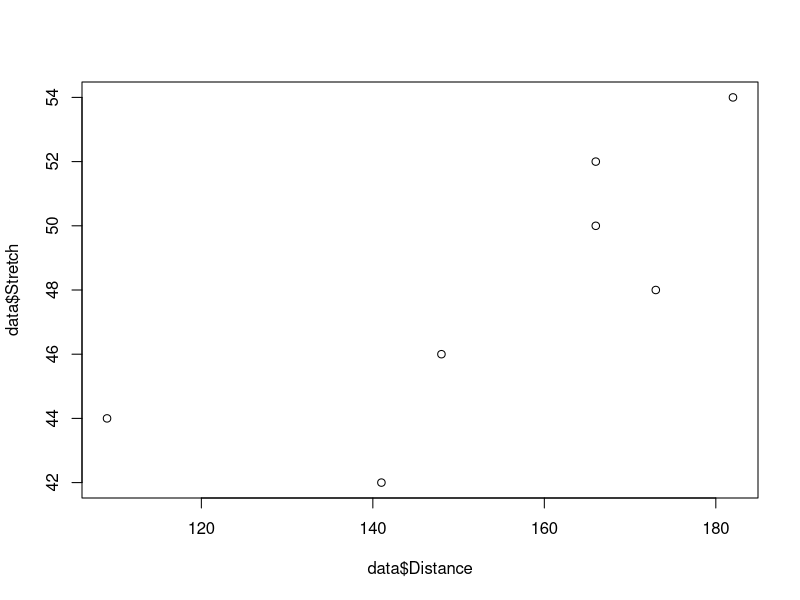
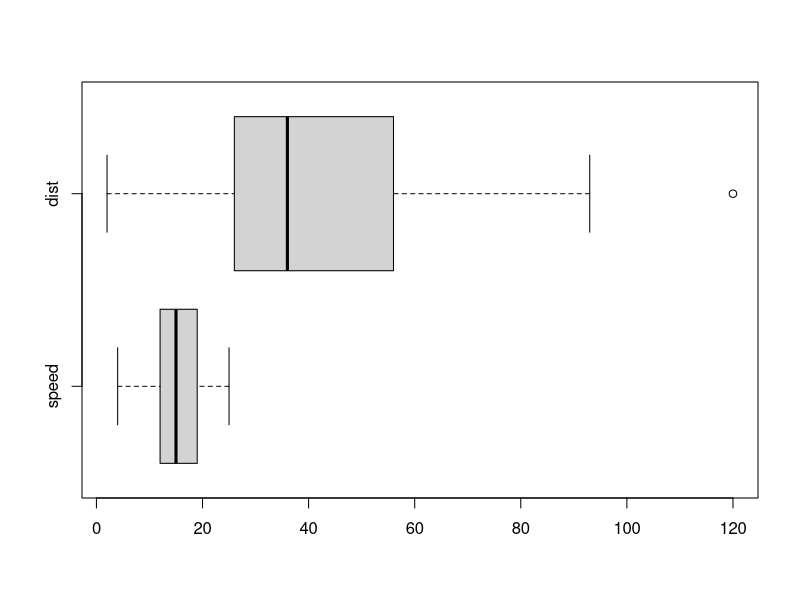

These charts were generated, in order, by the following R code:
a = (1:10)
b = (20:1)
print (c(1:20,20:1))

d = c(4,6,3)

data = read.csv('./newData.csv',)
plot(data$Distance, data$Stretch ) #, xlab = "Distance", ylab = "Stretch")

rep(c(4,6,3),10)



c( rep(c(4,6,3),10), 4)
c( rep(4,10), rep(6, 20), rep(3,30) )

attach(cars)

cor(cars$speed, cars$dist)
cor(cars$speed, cars$dist)

boxplot(cars, horizontal = TRUE)

M1 = lm(dist~speed)
M1
predict.lm(M1, data.frame(speed=50))
?predict
